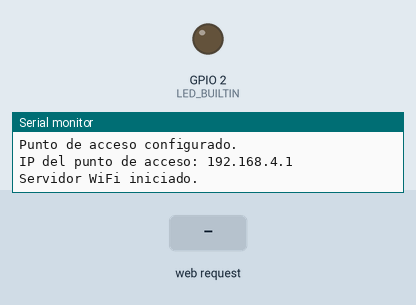
This program was run on a simulated ESP32. Shown: output pins drawn as LEDs (lit = HIGH), the last lines printed to the serial monitor. Inputs (shaded band) come from the test bench. WiFi joins after 1.5 s; servers stay silent unless stated.

Above: at 1.2 s.
1.3 s: HTTP request GET /?LED=ON received
At 1.6 s:
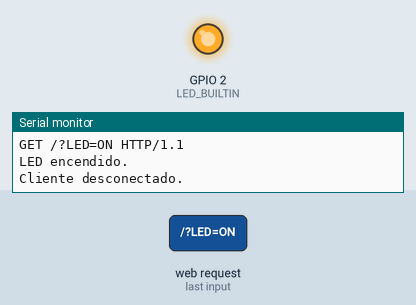
2.8 s: HTTP request GET /?LED=OFF received
At 3.9 s:
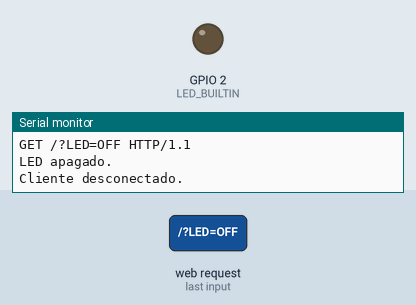
Timing chart, 0 to 5.8 s (numbered marks = the images above; inputs shaded):
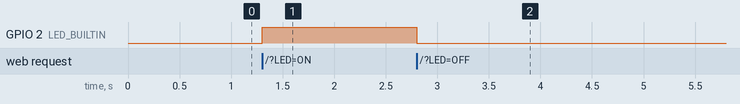

Measured:
- after the input at 1.3 s, GPIO 2 (LED_BUILTIN): LOW → HIGH at once
- after the input at 2.8 s, GPIO 2 (LED_BUILTIN): HIGH → LOW at once

The program:

main.cpp
```cpp
#include <Arduino.h>
#include <WiFi.h>

#define LED_BUILTIN 2
#define DELAY_TIME 200

const char *ssid = "ESP_AccessPoint";
const char *password = "12345678";

WiFiServer wifiServer(80);

void setup() {
  Serial.begin(115200);
  Serial.println("Inicializando...");
  pinMode(LED_BUILTIN, OUTPUT);
  digitalWrite(LED_BUILTIN, LOW);
  WiFi.softAP(ssid, password);
  Serial.println("Punto de acceso configurado.");
  Serial.print("IP del punto de acceso: ");
  Serial.println(WiFi.softAPIP());
  wifiServer.begin();
  Serial.println("Servidor WiFi iniciado.");
}

void loop() {
  WiFiClient client = wifiServer.available();
  if (client) {
    Serial.println("Cliente conectado.");
    String request = "";
    while (client.connected()) {
      if (client.available()) {
        char c = client.read();
        request += c;
        if (c == '\n') {
          Serial.println("Solicitud recibida:");
          Serial.println(request);
          if (request.indexOf("LED=ON") != -1) {
            digitalWrite(LED_BUILTIN, HIGH);
            Serial.println("LED encendido.");
            client.println("LED encendido.");
          } else if (request.indexOf("LED=OFF") != -1) {
            digitalWrite(LED_BUILTIN, LOW);
            Serial.println("LED apagado.");
            client.println("LED apagado.");
          } else {
            client.println("Comando no reconocido.");
          }
          client.stop();
          Serial.println("Cliente desconectado.");
          break;
        }
      }
    }
  }
}
```
